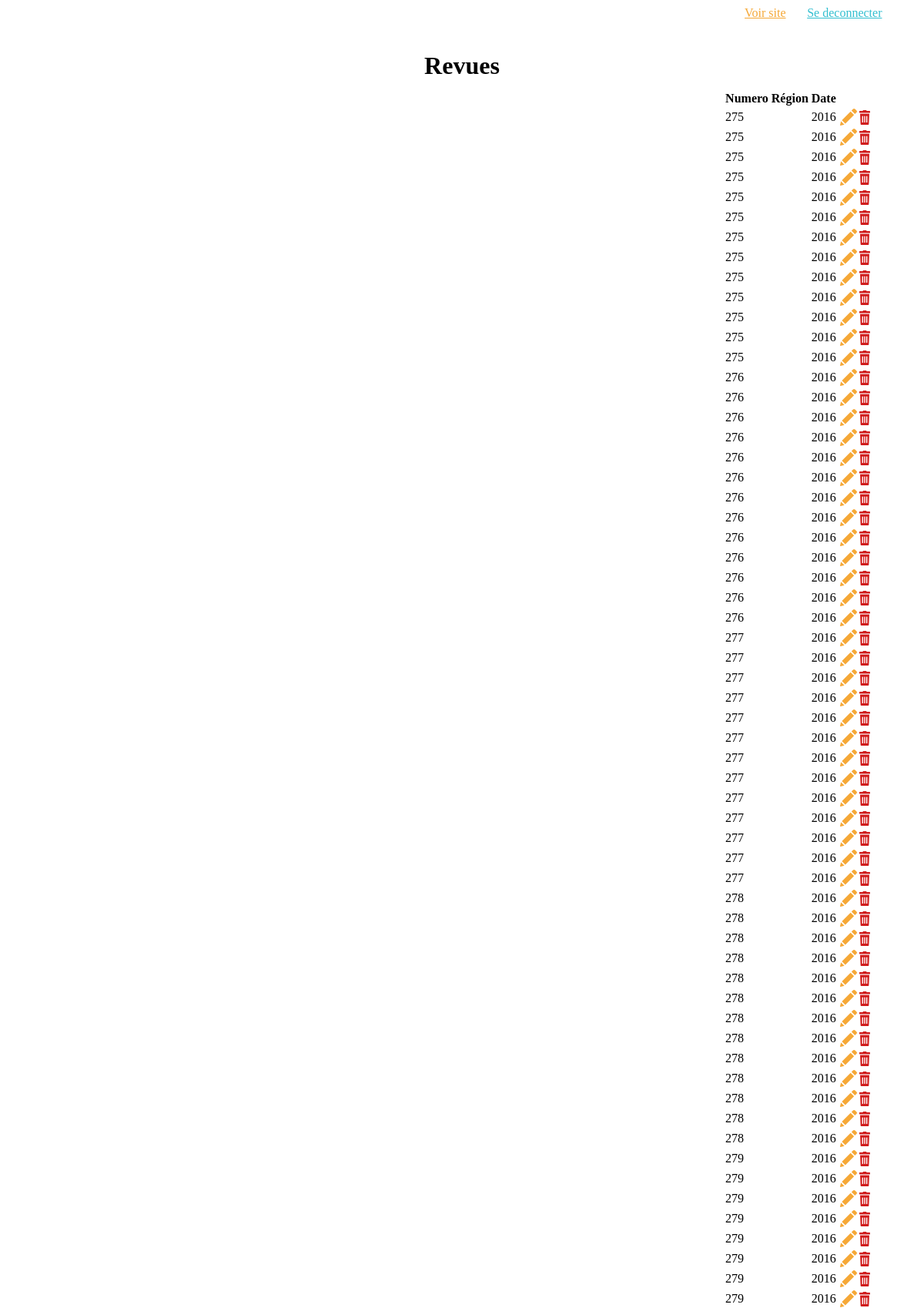
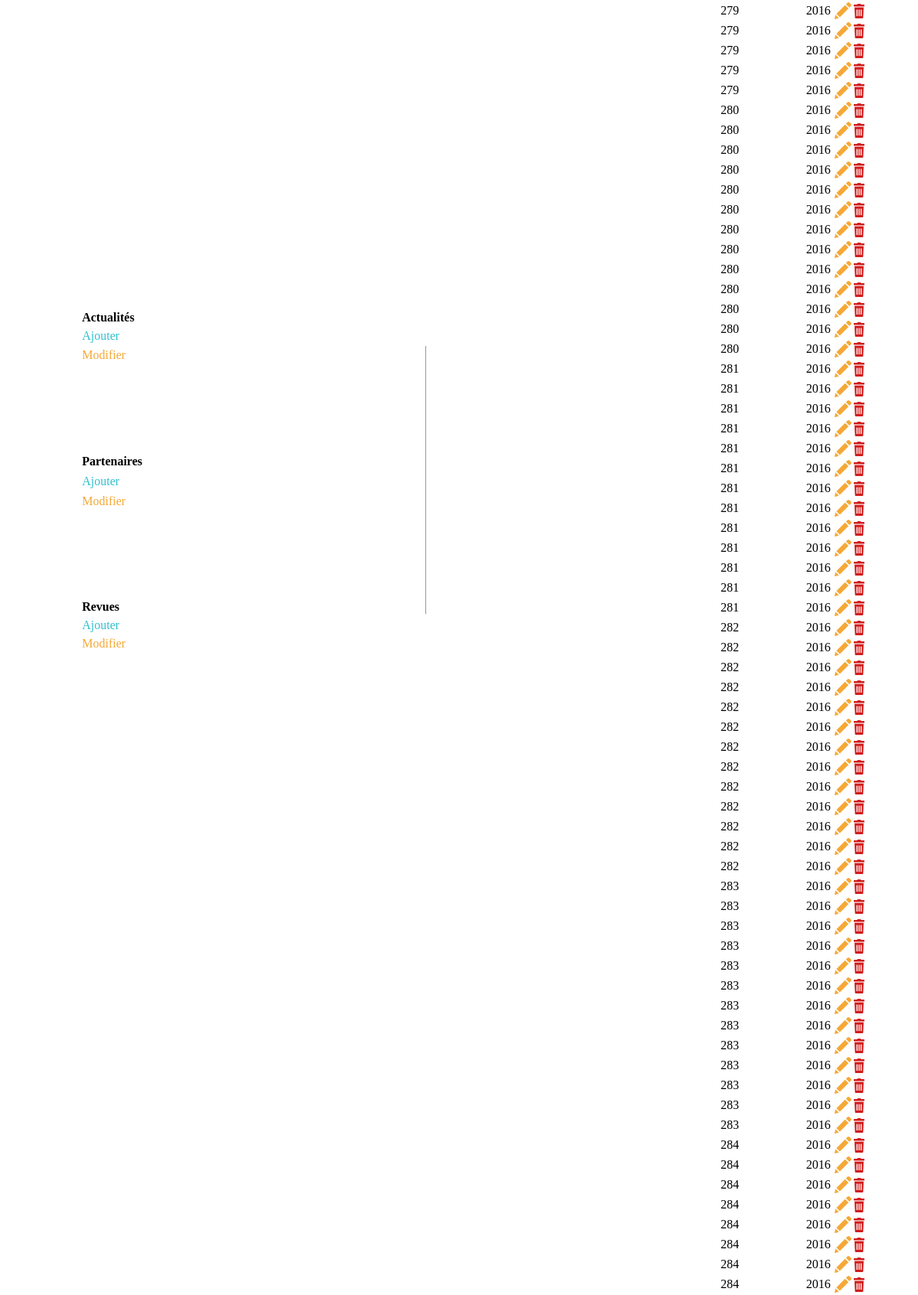
Screenshot of /admin/modif-revue.php (upper part) with the database file from the repository (2 pictures, top to bottom).
### tables this page shows
CREATE TABLE `revues` (
  `id` int(255) NOT NULL,
  `date` int(255) NOT NULL,
  `numero` int(255) NOT NULL,
  `visibilite` int(1) NOT NULL DEFAULT '1'
);

### CRUD/Revue.php (called while the page is built, shortened)
<?php
class Revue {
    public function __construct($id = -1, $date = null, $numero = null, $visibilite = 1)
    {
        $this->date = $date;
        $this->numero = $numero;
    }
    public static function readAll($offset = 0, $count = PHP_INT_MAX)
    {
        $sql = "SELECT
                  `id`,
                  `date`,
                  `numero`,
                  `visibilite`
                FROM
                  `revues`
                LIMIT :offset, :count
                ;";
        $stmt = DB::$pdo->prepare($sql);
        $stmt->bindValue(':offset', $offset, PDO::PARAM_INT);
        $stmt->bindValue(':count', $count, PDO::PARAM_INT);
        $stmt->execute();
        $data = $stmt->fetchAll(PDO::FETCH_ASSOC);
        $revs = [];
        foreach ($data as $row) {
            $rev = new Revue($row["id"], $row["date"], $row["numero"], $row["visibilite"]);
            $revs[] = $rev;
        }
        return $revs;
    }
}

### admin/modif-revue.php (the view, shortened to what this page needs)
<?php
$revues = Revue::readAll();
require 'header.php';
?>
    </head>
    <body class="modif-revues clearfix">
	<div id="haut">
            <a href="../index.php" id="site">Voir site</a>
            <a href="index.php" id="deconnexion">Se deconnecter</a>
	</div>
	<h1>Revues</h1>
	<div class="contenu">
		<div class="julien">
			<ul>
                            <li><a href="modif-actualite.php">Actualités</a></li>
                            <li><a href="ajout-actualite.php">Ajouter</a></li>
                            <li><a href="modif-actualite.php">Modifier</a></li>
			</ul>
			<ul>
                            <li><a href="modif-partenaire.php">Partenaires</a></li>
                            <li><a href="ajout-partenaires.php">Ajouter</a></li>
                            <li><a href="modif-partenaire.php">Modifier</a></li>
			</ul>
			<ul>
                            <li><a href="modif-revue.php">Revues</a></li>
                            <li><a href="ajout-revues.php">Ajouter</a></li>
                            <li><a href="modif-revue.php">Modifier</a></li>
			</ul>
		</div>
		<table>
			<tr>
				<th>Numero</th>
				<th>Région</th>
				<th>Date</th>
				<th></th>
				<th></th>
			</tr>
                        <?php
                        foreach ($revues as $revue) {
                            $regions = $revue->readAll();
                            foreach ($regions as $region) {
                         ?>
                                    <tr>
                                        <td><?=$revue->numero ?></td>
                                        <td><?=$region->region->nom ?></td>
                                        <td><?=$revue->date ?></td>
                                        <td><a href=""><img src="img-content/pencil.png" alt="éditer"></a></td>
                                        <td><a href=""><img src="img-content/poubelle.png" alt="supprimer"></a></td>
                                    </tr>
                        <?php }
                         }
                         ?>
		</table>
	</div>
    </body>
</html>

### admin/styles/style.css (style rules this page uses)
.clearfix:before, .clearfix:after { content: " "; display: table; }
.clearfix:after { clear: both; }
body { overflow-x: hidden; }
.modif-revues #haut { width: 20%; float: right; font-family: "Proxima Nova"; }
.modif-revues #haut a { margin: 0 5%; }
.modif-revues #haut #site { color: #F5A837; }
.modif-revues #haut #deconnexion { color: #33BFD0; }
.modif-revues h1 { text-align: center; font-family: "Proxima Nova"; margin-top: 5%; margin-bottom: 1%; }
.modif-revues .contenu { width: 90%; margin: 0 auto; display: flex; align-items: center; justify-content: space-between; }
.modif-revues .julien { width: 10%; }
.modif-revues img { float: left; margin-left: 5%; margin-right: 5%; }
.modif-revues ul { margin: 50% 0; float: left; }
.modif-revues ul li { list-style: none; font-family: "Proxima Nova"; margin: 10% 0; }
.modif-revues ul li a { text-decoration: none; }
.modif-revues ul li:first-child a { font-weight: bold; color: #000; }
.modif-revues ul li:nth-child(2) a { color: #33BFD0; }
.modif-revues ul li:last-child a { color: #F5A837; }
.modif-revues table th { font-family: "Proxima Nova"; text-align:left; width: 10%; }
.modif-revues table td { font-family: "Proxima Nova"; }

### rows the page displays
revues: numero "275", date "2016"
revues: numero "276", date "2016"
revues: numero "277", date "2016"
revues: numero "278", date "2016"
revues: numero "279", date "2016"
revues: numero "280", date "2016"
revues: numero "281", date "2016"
revues: numero "282", date "2016"
revues: numero "283", date "2016"
revues: numero "284", date "2016"
